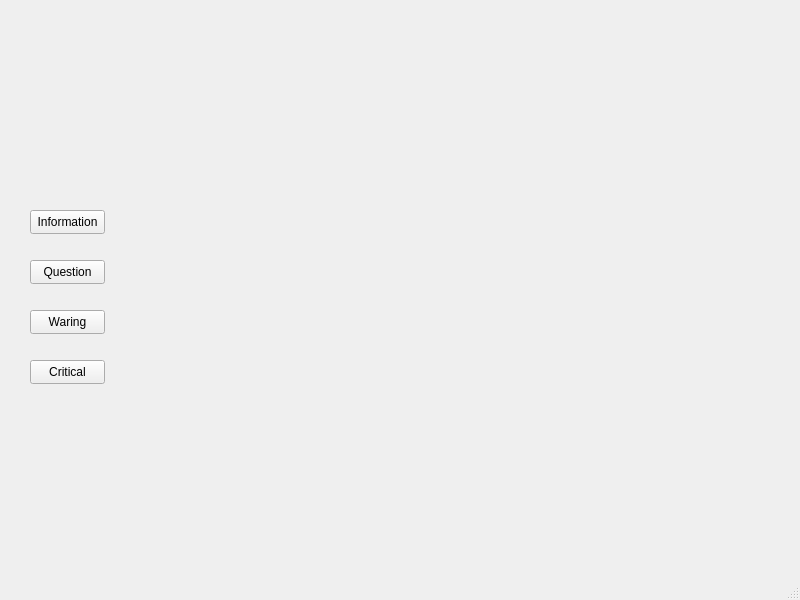
<?xml version="1.0" encoding="UTF-8"?>
<ui version="4.0">
 <class>MainWindow</class>
 <widget class="QMainWindow" name="MainWindow">
  <property name="geometry">
   <rect>
    <x>0</x>
    <y>0</y>
    <width>800</width>
    <height>600</height>
   </rect>
  </property>
  <property name="windowTitle">
   <string>MainWindow</string>
  </property>
  <widget class="QWidget" name="centralwidget">
   <widget class="QPushButton" name="btnInformation">
    <property name="geometry">
     <rect>
      <x>30</x>
      <y>210</y>
      <width>75</width>
      <height>24</height>
     </rect>
    </property>
    <property name="text">
     <string>Information</string>
    </property>
   </widget>
   <widget class="QPushButton" name="pushButton">
    <property name="geometry">
     <rect>
      <x>30</x>
      <y>260</y>
      <width>75</width>
      <height>24</height>
     </rect>
    </property>
    <property name="text">
     <string>Question</string>
    </property>
   </widget>
   <widget class="QPushButton" name="pushButton_2">
    <property name="geometry">
     <rect>
      <x>30</x>
      <y>310</y>
      <width>75</width>
      <height>24</height>
     </rect>
    </property>
    <property name="text">
     <string>Waring</string>
    </property>
   </widget>
   <widget class="QPushButton" name="pushButton_3">
    <property name="geometry">
     <rect>
      <x>30</x>
      <y>360</y>
      <width>75</width>
      <height>24</height>
     </rect>
    </property>
    <property name="text">
     <string>Critical</string>
    </property>
   </widget>
  </widget>
  <widget class="QMenuBar" name="menubar">
   <property name="geometry">
    <rect>
     <x>0</x>
     <y>0</y>
     <width>800</width>
     <height>22</height>
    </rect>
   </property>
  </widget>
  <widget class="QStatusBar" name="statusbar"/>
 </widget>
 <resources/>
 <connections/>
</ui>
